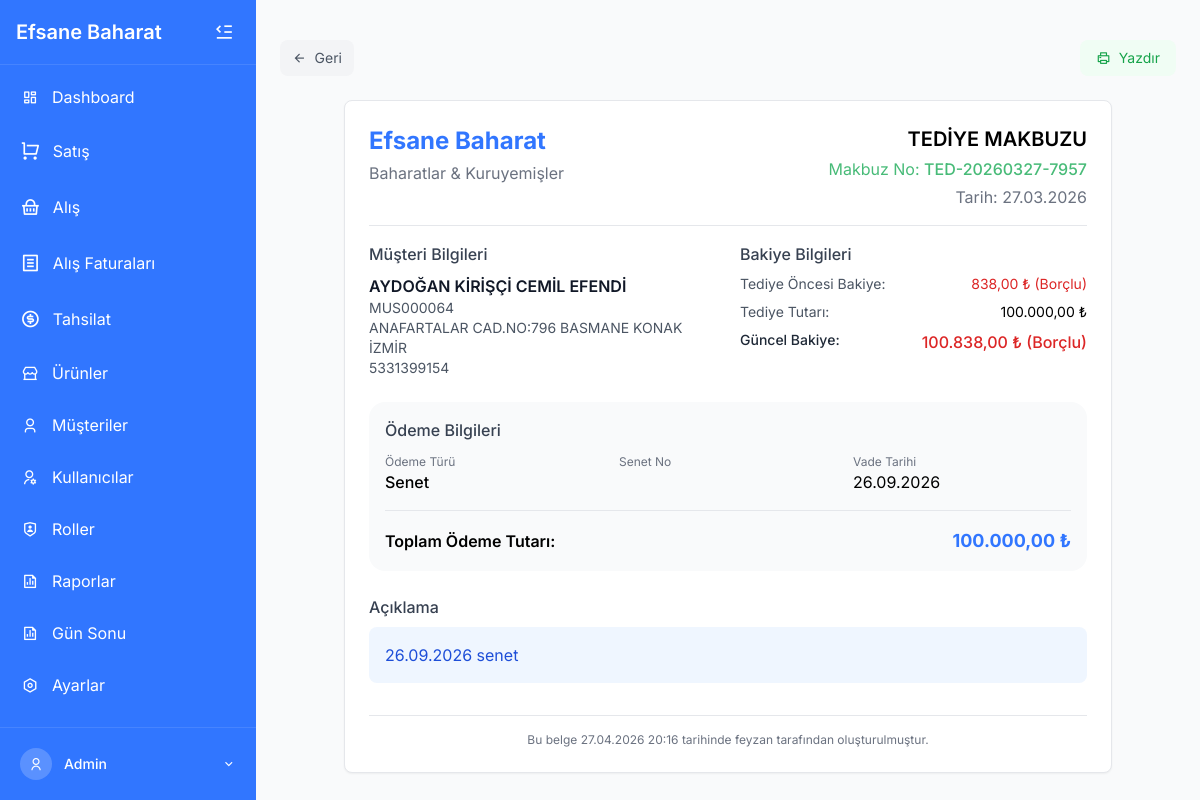
/tediye_makbuz.php?id=1395 (signed in), run on the app's committed database.
### tables this page shows
CREATE TABLE `odeme_tahsilat` (
  `id` int(11) NOT NULL,
  `islem_turu` enum('tahsilat','odeme','tediye') NOT NULL,
  `musteri_id` int(11) DEFAULT NULL,
  `tedarikci_id` int(11) DEFAULT NULL,
  `fatura_id` int(11) DEFAULT NULL,
  `tutar` decimal(10,2) NOT NULL,
  `odeme_turu` enum('nakit','kredi_karti','havale','cek','senet','diger') NOT NULL DEFAULT 'nakit',
  `aciklama` text DEFAULT NULL,
  `islem_tarihi` date NOT NULL,
  `banka_id` int(11) DEFAULT NULL,
  `evrak_no` varchar(50) DEFAULT NULL,
  `kullanici_id` int(11) DEFAULT NULL,
  `onay_durumu` enum('bekliyor','onaylandi','reddedildi') NOT NULL DEFAULT 'bekliyor',
  `onayli` tinyint(1) NOT NULL DEFAULT 0,
  `created_at` timestamp NOT NULL DEFAULT current_timestamp(),
  `odeme_yontemi` varchar(50) NOT NULL DEFAULT 'Nakit'
);

CREATE TABLE `musteriler` (
  `id` int(11) NOT NULL,
  `musteri_kodu` varchar(20) DEFAULT NULL,
  `ad` varchar(100) NOT NULL,
  `soyad` varchar(100) DEFAULT NULL,
  `telefon` varchar(20) DEFAULT NULL,
  `adres` text DEFAULT NULL,
  `vergi_no` varchar(50) DEFAULT NULL,
  `tip_id` int(11) DEFAULT NULL,
  `cari_bakiye` decimal(10,2) NOT NULL DEFAULT 0.00,
  `usd_bakiye` decimal(10,2) NOT NULL DEFAULT 0.00,
  `eur_bakiye` decimal(10,2) NOT NULL DEFAULT 0.00,
  `gbp_bakiye` decimal(10,2) NOT NULL DEFAULT 0.00,
  `aktif` tinyint(1) NOT NULL DEFAULT 1,
  `email` varchar(255) DEFAULT NULL,
  `vergi_dairesi` varchar(100) DEFAULT NULL,
  `created_at` timestamp NOT NULL DEFAULT current_timestamp(),
  `updated_at` timestamp NOT NULL DEFAULT current_timestamp() ON UPDATE current_timestamp(),
  `notlar` text DEFAULT NULL
);

CREATE TABLE `odeme_detay` (
  `id` int(11) NOT NULL,
  `odeme_id` int(11) NOT NULL,
  `banka_id` int(11) DEFAULT NULL,
  `cek_senet_no` varchar(50) DEFAULT NULL,
  `vade_tarihi` date DEFAULT NULL,
  `created_at` timestamp NOT NULL DEFAULT current_timestamp()
);

CREATE TABLE `kullanicilar` (
  `id` int(11) NOT NULL,
  `kullanici_adi` varchar(100) NOT NULL,
  `eposta` varchar(255) NOT NULL,
  `sifre` varchar(255) NOT NULL,
  `telefon` varchar(20) DEFAULT NULL,
  `rol_id` int(11) NOT NULL DEFAULT 2,
  `eposta_bildirim` tinyint(1) NOT NULL DEFAULT 1,
  `sms_bildirim` tinyint(1) NOT NULL DEFAULT 1,
  `aktif` tinyint(1) NOT NULL DEFAULT 1,
  `created_at` timestamp NOT NULL DEFAULT current_timestamp(),
  `updated_at` timestamp NOT NULL DEFAULT current_timestamp() ON UPDATE current_timestamp(),
  `remember_token` varchar(255) DEFAULT NULL,
  `token_expires_at` datetime DEFAULT NULL
);

### guncelbakiye.php (called while the page is built, shortened)
<?php
if (!function_exists('hesaplaGuncelBakiye')) {
    function hesaplaGuncelBakiye($pdo, $musteri_id) {
        $stmtSatis = $pdo->prepare("
            SELECT COALESCE(SUM(toplam_tutar), 0) AS toplam
            FROM faturalar
            WHERE musteri_id = :musteri_id
              AND fatura_turu = 'satis'
              AND para_birimi = 'TRY'
              AND iptal = 0
        ");
        $stmtSatis->execute([':musteri_id' => $musteri_id]);
        $satislar = $stmtSatis->fetchColumn();
        $stmtAlis = $pdo->prepare("
            SELECT COALESCE(SUM(toplam_tutar), 0) AS toplam
            FROM faturalar
            WHERE musteri_id = :musteri_id
              AND fatura_turu = 'alis'
              AND para_birimi = 'TRY'
              AND iptal = 0
        ");
        $stmtAlis->execute([':musteri_id' => $musteri_id]);
        $alislar = $stmtAlis->fetchColumn();
        $stmtTahsilat = $pdo->prepare("
            SELECT COALESCE(SUM(tutar), 0) AS toplam
            FROM odeme_tahsilat
            WHERE musteri_id = :musteri_id
              AND islem_turu = 'tahsilat'
              AND onayli = 1
        ");
        $stmtTahsilat->execute([':musteri_id' => $musteri_id]);
        $tahsilatlar = $stmtTahsilat->fetchColumn();
        $stmtTediye = $pdo->prepare("
            SELECT COALESCE(SUM(tutar), 0) AS toplam
            FROM odeme_tahsilat
            WHERE musteri_id = :musteri_id
              AND islem_turu = 'tediye'
              AND onayli = 1
        ");
        $stmtTediye->execute([':musteri_id' => $musteri_id]);
        $tediyeler = $stmtTediye->fetchColumn();
        return $satislar - $alislar - $tahsilatlar + $tediyeler;
    }
}

### tediye_makbuz.php (the view, shortened to what this page needs)
<?php
require_once 'includes/db.php';
$print_mode = isset($_GET['print']) && $_GET['print'] == '1';
if (!$print_mode) {
  include 'includes/header.php';
}
$makbuz_id = isset($_GET['id']) ? intval($_GET['id']) : 0;
try {
    $stmtM = $pdo->prepare("
        SELECT ot.*,
               m.ad, m.soyad, m.adres, m.telefon, m.email, m.cari_bakiye,
               CONCAT('MUS', LPAD(m.id, 6, '0')) as musteri_kodu,
               k.kullanici_adi AS kullanici_adi
        FROM odeme_tahsilat ot
        LEFT JOIN musteriler m ON ot.musteri_id = m.id
        LEFT JOIN kullanicilar k ON ot.kullanici_id = k.id
        WHERE ot.id = :id AND ot.islem_turu = 'tediye'
    ");
    $stmtM->execute([':id' => $makbuz_id]);
    $makbuz = $stmtM->fetch(PDO::FETCH_ASSOC);
    $odemeDetay = null;
    if (in_array($makbuz['odeme_turu'], ['cek', 'senet'])) {
        $stmtD = $pdo->prepare("
            SELECT od.*, bl.banka_adi
            FROM odeme_detay od
            LEFT JOIN banka_listesi bl ON od.banka_id = bl.id
            WHERE od.odeme_id = :id
        ");
        $stmtD->execute([':id' => $makbuz_id]);
        $odemeDetay = $stmtD->fetch(PDO::FETCH_ASSOC);
    }
    $eskiBakiye = 0;
    $yeniBakiye = 0;
    if ($makbuz['musteri_id']) {
        require_once 'guncelbakiye.php';
        $yeniBakiye = hesaplaGuncelBakiye($pdo, $makbuz['musteri_id']);
        $eskiBakiye = $yeniBakiye - $makbuz['tutar'];
    }
} catch (PDOException $e) {
    echo "<div class='p-4 text-red-600'>Veritabanı hatası: " . $e->getMessage() . "</div>";
    if (!$print_mode) {
        include 'includes/footer.php';
    }
    exit;
}
$makbuzNo = $makbuz['evrak_no'] ?? 'TMB-' . str_pad($makbuz_id, 8, '0', STR_PAD_LEFT);
$odemeTurleri = [
    'nakit' => 'Nakit',
    'kredi' => 'Kredi Kartı',
    'havale' => 'Havale',
    'cek' => 'Çek',
    'senet' => 'Senet'
];
$odemeTuru = $odemeTurleri[$makbuz['odeme_turu']] ?? ucfirst($makbuz['odeme_turu']);
    ?>
<!DOCTYPE html>
<html lang="tr">
<head>
</head>
<body class="bg-gray-100">
<div class="w-full p-4 sm:p-6">
    <div class="flex justify-between items-center mb-6 print:hidden">
        <div class="flex space-x-2">
            <button id="backButton" onclick="history.back()" class="flex items-center px-3 py-2 bg-gray-100 hover:bg-gray-200 text-gray-600 rounded-button text-sm">
                <i class="ri-arrow-left-line mr-2"></i> Geri
            </button>
        </div>
        <div class="flex space-x-2">
            <button id="printButton" class="flex items-center px-4 py-2 bg-green-50 hover:bg-green-100 text-green-600 rounded-button text-sm">
                <i class="ri-printer-line mr-2"></i> Yazdır
            </button>
        </div>
    </div>
    <div class="bg-white border border-gray-200 rounded shadow-sm mx-auto max-w-3xl p-6" id="makbuzContainer">
        <div class="flex flex-col sm:flex-row justify-between border-b pb-4 mb-4">
            <div>
                <h1 class="text-2xl font-bold text-primary">Efsane Baharat</h1>
                <p class="text-gray-500 mt-1">Baharatlar & Kuruyemişler</p>
            </div>
            <div class="text-right mt-4 sm:mt-0">
                <h2 class="text-xl font-semibold">TEDİYE MAKBUZU</h2>
                <p class="text-secondary mt-1">Makbuz No: <span class="font-medium"><?= htmlspecialchars($makbuzNo) ?></span></p>
                <p class="text-gray-500 mt-1">Tarih: <?= date('d.m.Y', strtotime($makbuz['islem_tarihi'])) ?></p>
            </div>
        </div>
        <div class="grid grid-cols-1 md:grid-cols-2 gap-6 mb-6">
            <div>
                <h3 class="font-medium text-gray-700 mb-2">Müşteri Bilgileri</h3>
                <p class="text-gray-900 font-semibold"><?= htmlspecialchars($makbuz['ad'] . ' ' . $makbuz['soyad']) ?></p>
                <p class="text-gray-600 text-sm"><?= htmlspecialchars($makbuz['musteri_kodu']) ?></p>
                <?php if (!empty($makbuz['adres'])): ?>
                <p class="text-gray-600 text-sm"><?= htmlspecialchars($makbuz['adres']) ?></p>
                <?php endif; ?>
                <?php if (!empty($makbuz['telefon'])): ?>
                <p class="text-gray-600 text-sm"><?= htmlspecialchars($makbuz['telefon']) ?></p>
                <?php endif; ?>
            </div>
            <div>
                <h3 class="font-medium text-gray-700 mb-2">Bakiye Bilgileri</h3>
                <div class="grid grid-cols-2 gap-2">
                    <p class="text-gray-600 text-sm">Tediye Öncesi Bakiye:</p>
                    <p class="text-sm text-right <?= $eskiBakiye > 0 ? 'text-red-600' : ($eskiBakiye < 0 ? 'text-green-600' : 'text-gray-600') ?>">
                        <?= number_format(abs($eskiBakiye), 2, ',', '.') ?> ₺
                        <?= $eskiBakiye > 0 ? '(Borçlu)' : ($eskiBakiye < 0 ? '(Alacaklı)' : '') ?>
                    </p>
                    <p class="text-gray-600 text-sm">Tediye Tutarı:</p>
                    <p class="text-sm text-right"><?= number_format($makbuz['tutar'], 2, ',', '.') ?> ₺</p>
                    <p class="text-gray-800 text-sm font-medium">Güncel Bakiye:</p>
                    <p class="text-right font-medium <?= $yeniBakiye > 0 ? 'text-red-600' : ($yeniBakiye < 0 ? 'text-green-600' : 'text-gray-600') ?>">
                        <?= number_format(abs($yeniBakiye), 2, ',', '.') ?> ₺
                        <?= $yeniBakiye > 0 ? '(Borçlu)' : ($yeniBakiye < 0 ? '(Alacaklı)' : '') ?>
                    </p>
                </div>
            </div>
        </div>
        <div class="bg-gray-50 p-4 rounded-lg mb-6">
            <h3 class="font-medium text-gray-700 mb-3">Ödeme Bilgileri</h3>
            <div class="grid grid-cols-2 sm:grid-cols-3 gap-4">
                <div>
                    <p class="text-xs text-gray-500">Ödeme Türü</p>
                    <p class="font-medium"><?= htmlspecialchars($odemeTuru) ?></p>
                </div>
                <?php if ($makbuz['odeme_turu'] === 'senet' && $odemeDetay): ?>
                <div>
                    <p class="text-xs text-gray-500">Senet No</p>
                </div>
                <div>
                    <p class="text-xs text-gray-500">Vade Tarihi</p>
                    <p><?= $odemeDetay['vade_tarihi'] ? date('d.m.Y', strtotime($odemeDetay['vade_tarihi'])) : '-' ?></p>
                </div>
                <?php endif; ?>
            </div>
            <div class="mt-4 pt-4 border-t border-gray-200 flex justify-between items-center">
                <p class="font-semibold">Toplam Ödeme Tutarı:</p>
                <p class="font-bold text-lg text-primary"><?= number_format($makbuz['tutar'], 2, ',', '.') ?> ₺</p>
            </div>
        </div>
        <?php if (!empty($makbuz['aciklama'])): ?>
        <div class="mb-6">
            <h3 class="font-medium text-gray-700 mb-2">Açıklama</h3>
            <div class="bg-blue-50 p-4 rounded text-blue-700">
                <?= nl2br(htmlspecialchars($makbuz['aciklama'])) ?>
            </div>
        </div>
        <?php endif; ?>
        <div class="text-center text-gray-500 text-xs mt-8 pt-4 border-t border-gray-200">
            <p>Bu belge <?= date('d.m.Y H:i') ?> tarihinde <?= htmlspecialchars($makbuz['kullanici_adi'] ?? 'Sistem') ?> tarafından oluşturulmuştur.</p>
        </div>
    </div>
</div>
<?php include 'includes/footer.php'; ?>

### includes/header.php (style rules this page uses)
:where([class^="ri-"])::before { content: "\f3c2"; }
body { font-family: 'Inter', sans-serif; }

### data on the page
odeme_tahsilat: evrak_no "TED-20260327-7957", islem_tarihi "27.03.2026", musteri.soyad "AYDOĞAN KİRİŞÇİ CEMİL EFENDİ", musteri.adres "ANAFARTALAR CAD.NO:796 BASMANE KONAK İZMİR", musteri.telefon "5331399154", tutar "100.000,00", odeme_turu "Senet", aciklama "26.09.2026 senet", kullanici.kullanici_adi "feyzan"
odeme_detay: vade_tarihi "26.09.2026"

### other printed values
$_SESSION['kullanici_adi'] "Admin"
$makbuz['musteri_kodu'] "MUS000064"
abs($eskiBakiye) "838,00"
abs($yeniBakiye) "100.838,00"
